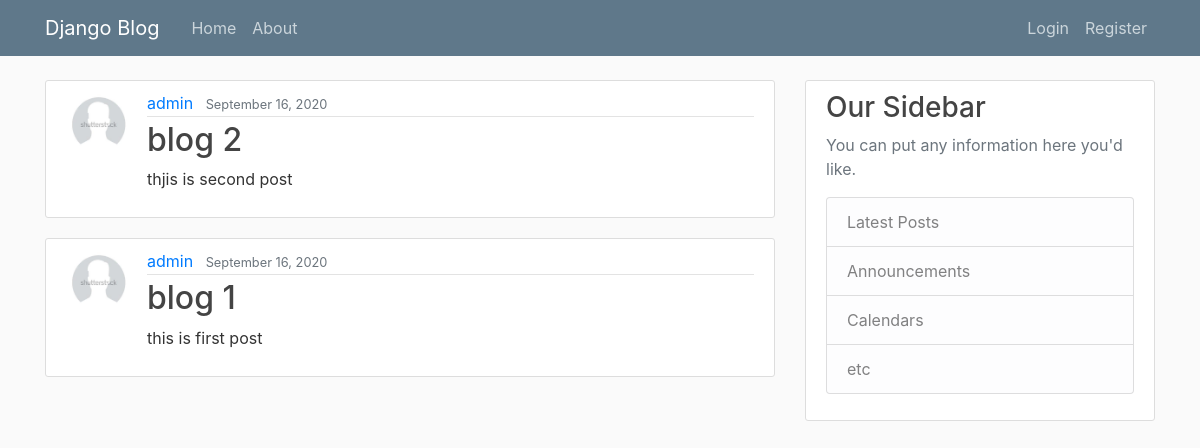
The app's page /, older data.
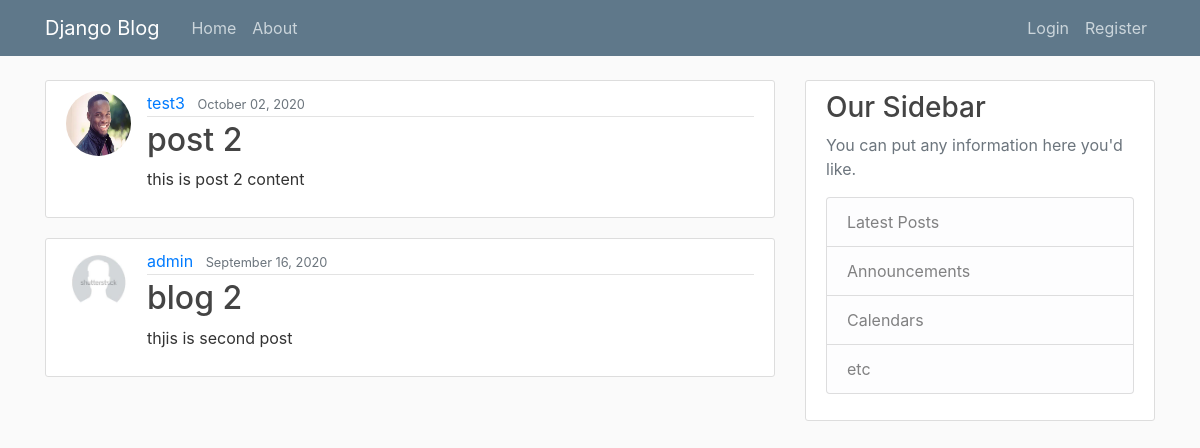
The same page, newer data.
### blog/models.py (models this page shows, shortened)
class Post(models.Model):
    title = models.CharField(max_length=100)
    content = models.TextField()
    date_posted = models.DateTimeField(default=timezone.now)
    author = models.ForeignKey(User, on_delete=models.CASCADE)

### users/models.py (models this page shows, shortened)
class Profile(models.Model):
    user = models.OneToOneField(User, on_delete=models.CASCADE)
    image = models.ImageField(default='default.jpg', upload_to='profile_pics')

### blog/views.py (the view)
# urls.py: path('', PostListView.as_view(), name='home'),
class PostListView(ListView):
	model = Post
	template_name = 'blog/home.html'
	context_object_name = 'posts'
	ordering = ['-date_posted']
	paginate_by = 5

### blog/templates/blog/home.html
{% extends 'blog/base.html' %}
{% block content %}
	{% for post in posts %}
		<article class="media content-section">
			<img class="rounded-circle article-img" src="{{ post.author.profile.image.url }}">
		  <div class="media-body">
		    <div class="article-metadata">
		      <a class="mr-2" href="#">{{ post.author }}</a>
		      <small class="text-muted">{{ post.date_posted|date:"F d, Y" }}</small>
		    </div>
		    <h2><a class="article-title" href="{% url 'post-detail' post.id %}">{{ post.title }}</a></h2>
		    <p class="article-content">{{ post.content }}</p>
		  </div>
		</article>
	{% endfor %}
{% endblock content %}

Row changes from the older to the newer data that the page shows:
removed Post: author.profile.image (placeholder picture), author "admin", date_posted "September 16, 2020", title "blog 1", content "this is first post"
added Post: author.profile.image (picture), author "test3", date_posted "October 02, 2020", title "post 2", content "this is post 2 content"
